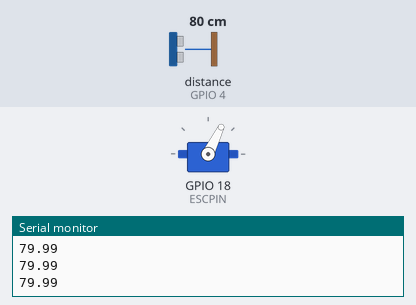
Recording of a sketch running on a simulated ESP32. Parts: servo, the last lines printed to the serial monitor. Wiring (inferred from the names in the program): ultrasonic range finder: trigger GPIO 5; echo GPIO 4. The test bench sets the inputs (shaded band); at power-on: distance to the obstacle (sensor on GPIO 4) 80 cm. The echo pulse lasts 58.3 µs per cm.

Above: at 3.2 s.
3.3 s: distance to the obstacle (sensor on GPIO 4) set to 4 cm
6.3 s: distance to the obstacle (sensor on GPIO 4) set to 18 cm
9.3 s: distance to the obstacle (sensor on GPIO 4) set to 33 cm
10.8 s: distance to the obstacle (sensor on GPIO 4) set to 27 cm
At 11.9 s:
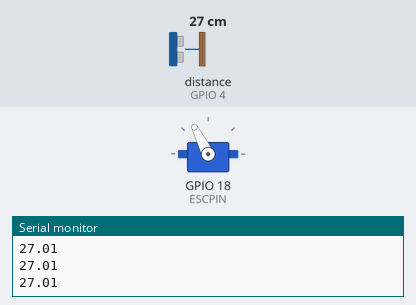
12.3 s: distance to the obstacle (sensor on GPIO 4) set to 53 cm
At 12.53 s:
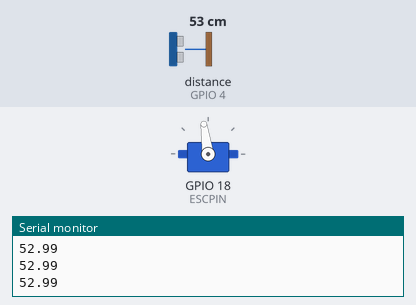
Timing chart, 0 to 19.3 s (numbered marks = the images above; inputs shaded):
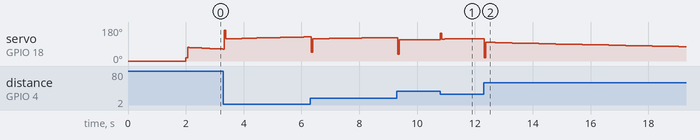

The sketch:

tower_copter.ino
```cpp
#include <ESP32Servo.h>

#define ESCPIN 18
#define trigPin 5
#define echoPin 4

Servo esc;

float duration, distance;
float kp = 4.0;
float ki = 0.8;
float kd = 1.5;

float totalError = 0;
float lastError = 0;
long prevT = 0;

// SETPOINT
float setPoint = 25;   // cm

// batas PWM ESC
int pwmMin = 1100;
int pwmMax = 1900;

// FUNGSI SETPOINT
void setSetpoint(float sp) {
  setPoint = sp;
}

// FUNGSI SET PID
void setPID(float p, float i, float d) {
  kp = p;
  ki = i;
  kd = d;
  totalError = 0;
  lastError = 0;
}

// BACA ULTRASONIC
void bacaJarak() {
  digitalWrite(trigPin, LOW);
  delayMicroseconds(2);
  digitalWrite(trigPin, HIGH);
  delayMicroseconds(10);
  digitalWrite(trigPin, LOW);

  duration = pulseIn(echoPin, HIGH, 20000);
  distance = (duration * 0.0343 / 2);


  if (distance > 100 || distance < 0) {
    distance = setPoint;
  }
}


void serialInput() {
  if (!Serial.available()) return;

  String input = Serial.readStringUntil('\n');
  input.trim();

  if (input.startsWith("SETPOINT:")) {
    float newSP = input.substring(9).toFloat();
    if (newSP > 0 && newSP <= 50) {
      setSetpoint(newSP);
      Serial.print("Setpoint: ");
      Serial.println(setPoint);
    }
    return;
  }

  if (input.startsWith("PID:")) {
    String pidParams = input.substring(4);
    int firstComma = pidParams.indexOf(',');
    int secondComma = pidParams.indexOf(',', firstComma + 1);

    if (firstComma != -1 && secondComma != -1) {
      float kpBaru = pidParams.substring(0, firstComma).toFloat();
      float kiBaru = pidParams.substring(firstComma + 1, secondComma).toFloat();
      float kdBaru = pidParams.substring(secondComma + 1).toFloat();

      setPID(kpBaru, kiBaru, kdBaru);

      Serial.print("PID Updated - Kp: ");
      Serial.print(kp);
      Serial.print(", Ki: ");
      Serial.print(ki);
      Serial.print(", Kd: ");
      Serial.println(kd);
    }
    return;
  }

  Serial.println("Unknown command");
}

void setup() {
  Serial.begin(115200);

  esc.attach(ESCPIN, 1000, 2000);
  esc.writeMicroseconds(1000);
  delay(2000);

  pinMode(trigPin, OUTPUT);
  pinMode(echoPin, INPUT);

  prevT = millis();


  setSetpoint(30);
  setPID(4.0, 0.8, 1.5);

  Serial.println("ESP32 Ready - Towercopter Control");
}

void loop() {
  serialInput();

  bacaJarak();

  long currT = millis();
  float deltaT = (currT - prevT) / 1000.0;
  prevT = currT;


  float error = setPoint - distance;

  float p = kp * error;
  float i = ki * totalError;
  float d = kd * (error - lastError) / deltaT;
  lastError = error;


  int pwm = 1600 + p + i + d;

  // Anti-windup untuk integral
  if (pwm < pwmMax && pwm > pwmMin) {
    totalError += error * deltaT;
  }

  // Batasan PWM
  if (pwm < pwmMin) pwm = pwmMin;
  if (pwm > pwmMax) pwm = pwmMax;

  esc.writeMicroseconds(pwm);

  // Kirim data ketinggian ke web (hanya nilai distance)
  Serial.println(distance, 2); // 2 decimal places

  delay(50);
}
```

Measured:
- after the input at 10.8 s, servo on GPIO 18 (ESCPIN): 112° → 116° at once, → 117° 0.16 s later
